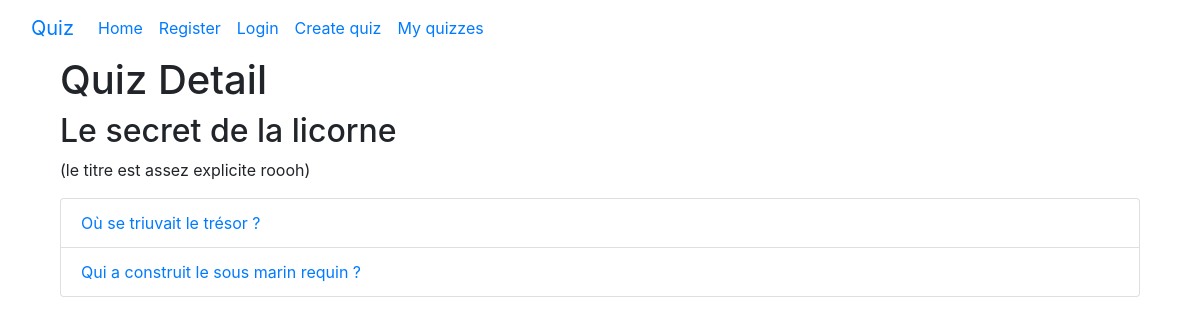
The page /quiz/26/ on the database its author committed.
### Kouiz/models/quiz.py (models this page shows, shortened)
class Quiz(models.Model):
    user = models.ForeignKey(User, on_delete=models.CASCADE, null=True, blank=True)
    title = models.CharField(max_length=200, null=False, blank=False)
    description = models.TextField(null=True, blank=True)
    date = models.DateTimeField(auto_now_add=True)
    questions = models.ManyToManyField(Question, related_name='Questions')  # Multiple questions in one quiz

### Kouiz/models/question.py (models this page shows, shortened)
class Question(models.Model):
    user = models.ForeignKey(User, on_delete=models.CASCADE)
    question_text = models.CharField(max_length=900)
    points = models.PositiveIntegerField()
    answer1_text = models.CharField(max_length=900)
    answer1_is_correct = models.BooleanField(default=False)
    answer2_text = models.CharField(max_length=900)
    answer2_is_correct = models.BooleanField(default=False)
    answer3_text = models.CharField(max_length=900)
    answer3_is_correct = models.BooleanField(default=False)
    answer4_text = models.CharField(max_length=900)
    answer4_is_correct = models.BooleanField(default=False)

### Kouiz/views/quiz_detail_view.py (the view)
# urls.py: path('quiz/<int:quiz_id>/', QuizDetail, name='quiz_detail'),
def QuizDetail(request, quiz_id):
    user = request.user
    quiz = Quiz.objects.get(id=quiz_id)
    questions = quiz.questions.all()
    context = {
        'quiz': quiz,
        'quiz_id': quiz_id,
        'questions': questions
    }
    return render(request, 'Quiz/quizDetail.html', context)

### templates/Quiz/quizDetail.html (shortened to what this page needs)
{% extends 'base.html' %}
{% load crispy_forms_filters %}
{% load static %}
{%  load crispy_forms_tags %}
{% block body_content %}
    <h1>Quiz Detail</h1>
    <h2>{{ quiz.title|safe }}</h2>
    <p>{{ quiz.description|safe }}</p>
    {% if questions %}
        <ul class="list-group">
            {% for question in questions %}
                <li class="list-group-item">
                    <a href="{% url 'quiz_detail' question.id %}">
                        {{ question.question_text }}
                    </a>
                </li>
            {% endfor %}
        </ul>
    {% endif %}
{% endblock %}

### rows shown on the page
Quiz: title "Le secret de la licorne", description "(le titre est assez explicite roooh)"
Question: question_text "Où se triuvait le trésor ?"
Question: question_text "Qui a construit le sous marin requin ?"
